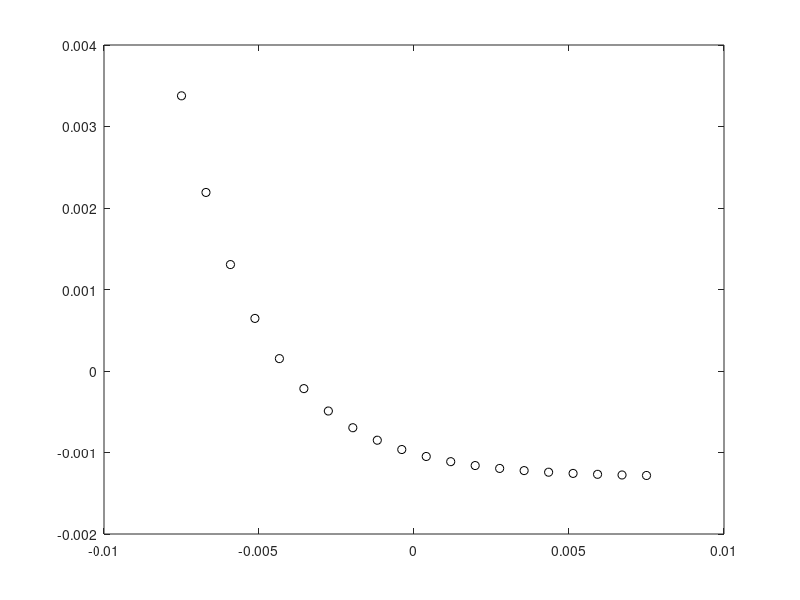

This chart was generated by the following MATLAB code: (Note: this script raises an error after producing the figure.)
clear all
clc


Domain = 0.015;
theta0 = 30*pi/180;

x = linspace(-Domain/2,Domain/2,20);
yinit = -0.0013 + 0.0027./(tan(theta0).*exp((x+ 0.0075)/0.0027));

X = linspace(0,Domain,100);
Y = -0.0013 + 0.0027./(tan(theta0).*exp(X/0.0027));

figure
plot(x,yinit,'ko');
hold on

A=load('interface_profile_t0.000000.dat');
%A=sort(A,1);

plot(A(:,1),A(:,2),'r.');


B=load('interface_profile_t5.000000.dat');
%A=sort(A,1);

plot(B(:,1),B(:,2),'b*'); 
hold off

% B(:,1) = B(:,1) + Domain/2 ;
% 
 final_x_dat= B(:,1);
 final_y_dat= B(:,2);

plot(final_x_dat, final_y_dat,'r *');

figure(1)
hold on
plot(X,Y,'k--')
hold off

figure(1)
% axis equal




%% Test the fit. 
p1 = steady_state_30d_init_meniscus.p1;
p2 = steady_state_30d_init_meniscus.p2;
p3 = steady_state_30d_init_meniscus.p3;
p4 = steady_state_30d_init_meniscus.p4;
p5 = steady_state_30d_init_meniscus.p5;
p6 = steady_state_30d_init_meniscus.p6;
p7 = steady_state_30d_init_meniscus.p7;
p8 = steady_state_30d_init_meniscus.p8;
p9 = steady_state_30d_init_meniscus.p9;

xfit = B(:,1);
yfit = p1*xfit.^8 + p2*xfit.^7 + p3*xfit.^6 + p4*xfit.^5 + p5*xfit.^4 + p6*xfit.^3 + p7*xfit.^2 + p8*xfit + p9;
figure(1)
hold on
plot(xfit,yfit,'r*')
hold off


